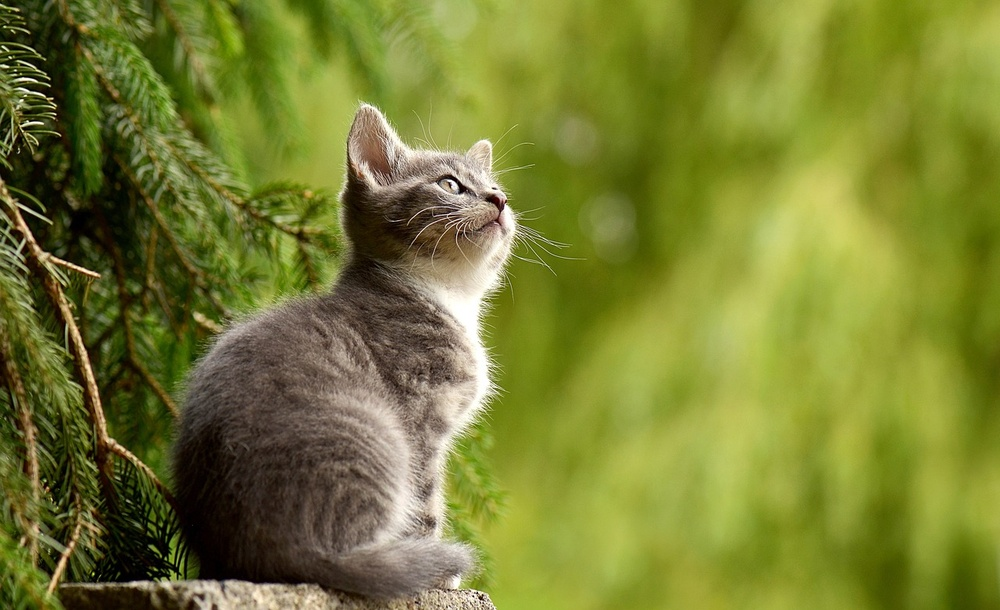
#> input picture kucing.jpg, 1000 x 610 px, shrunk from 1280 x 781 before the run
$ python 9.py
#> lines starting #> are read from the running program, lines starting #| are printed output that depends on the picture
import cv2
import matplotlib.pyplot as plt

image = cv2.imread('kucing.jpg')
#> image is the input picture: shape (610, 1000, 3); mean B, G, R 49.8, 125.8, 119.2
hsv_image = cv2.cvtColor(image, cv2.COLOR_BGR2HSV)
#> hsv_image: shape (610, 1000, 3); mean H, S, V 30.4, 166.6, 129
h, s, v = cv2.split(hsv_image)
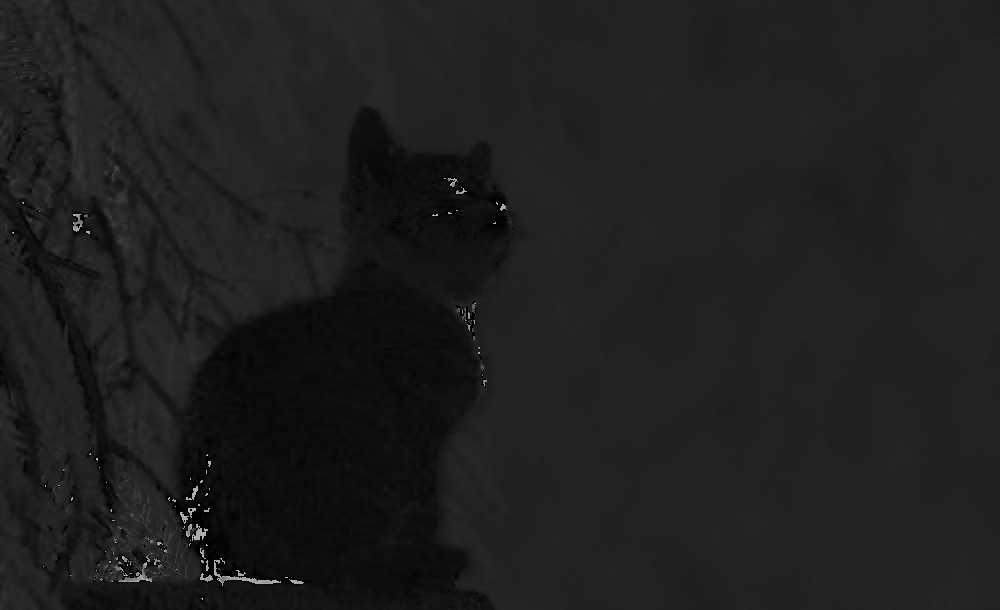
#> h: shape (610, 1000); min 0, max 179, mean 30.4
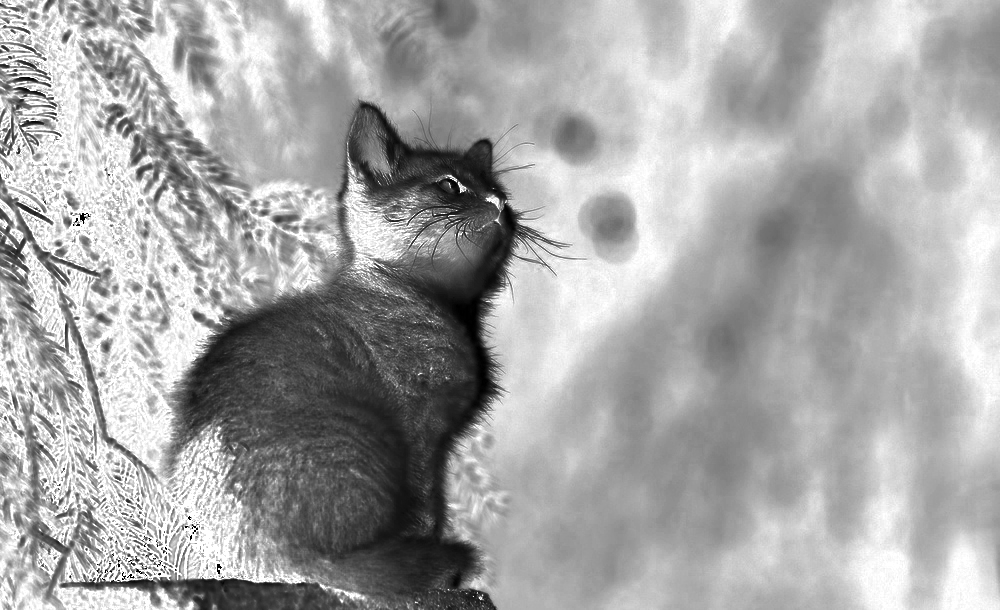
#> s: shape (610, 1000); min 0, max 255, mean 166.6
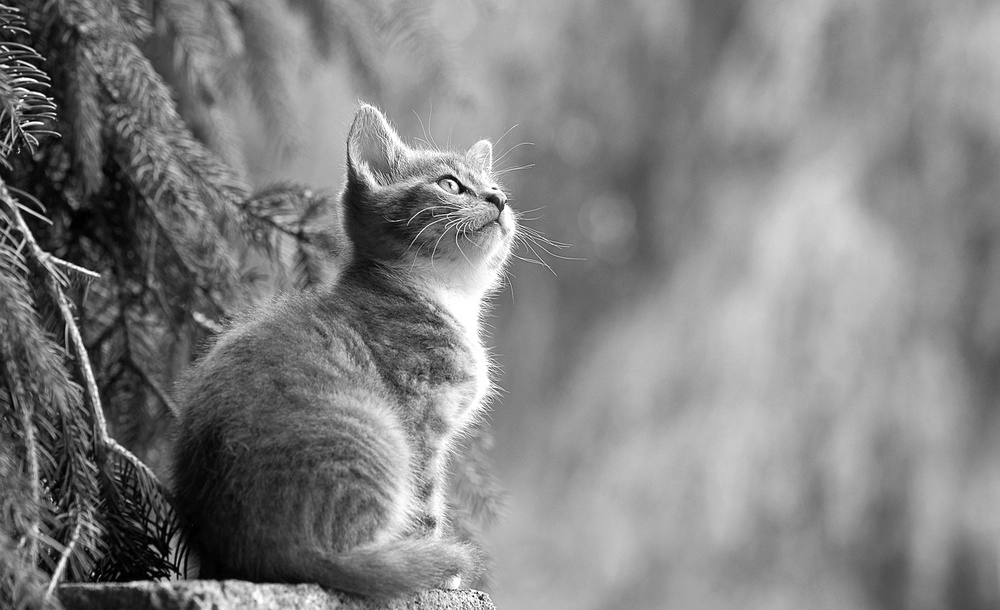
#> v: shape (610, 1000); min 0, max 255, mean 129
plt.figure(figsize=(15, 5))
plt.subplot(1, 3, 1)
plt.imshow(h, cmap='hsv')
plt.title('Hue Channel')
plt.axis('off')
plt.subplot(1, 3, 2)
plt.imshow(s, cmap='gray')
plt.title('Saturation Channel')
plt.axis('off')
plt.subplot(1, 3, 3)
plt.imshow(v, cmap='gray')
plt.title('Value Channel')
plt.axis('off')
plt.tight_layout()
plt.show()
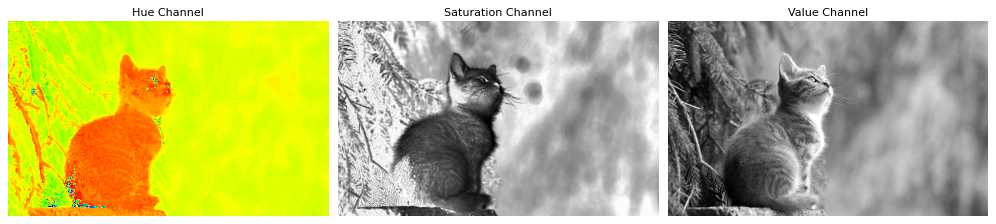
#> figure drawn by matplotlib, 3 panels
